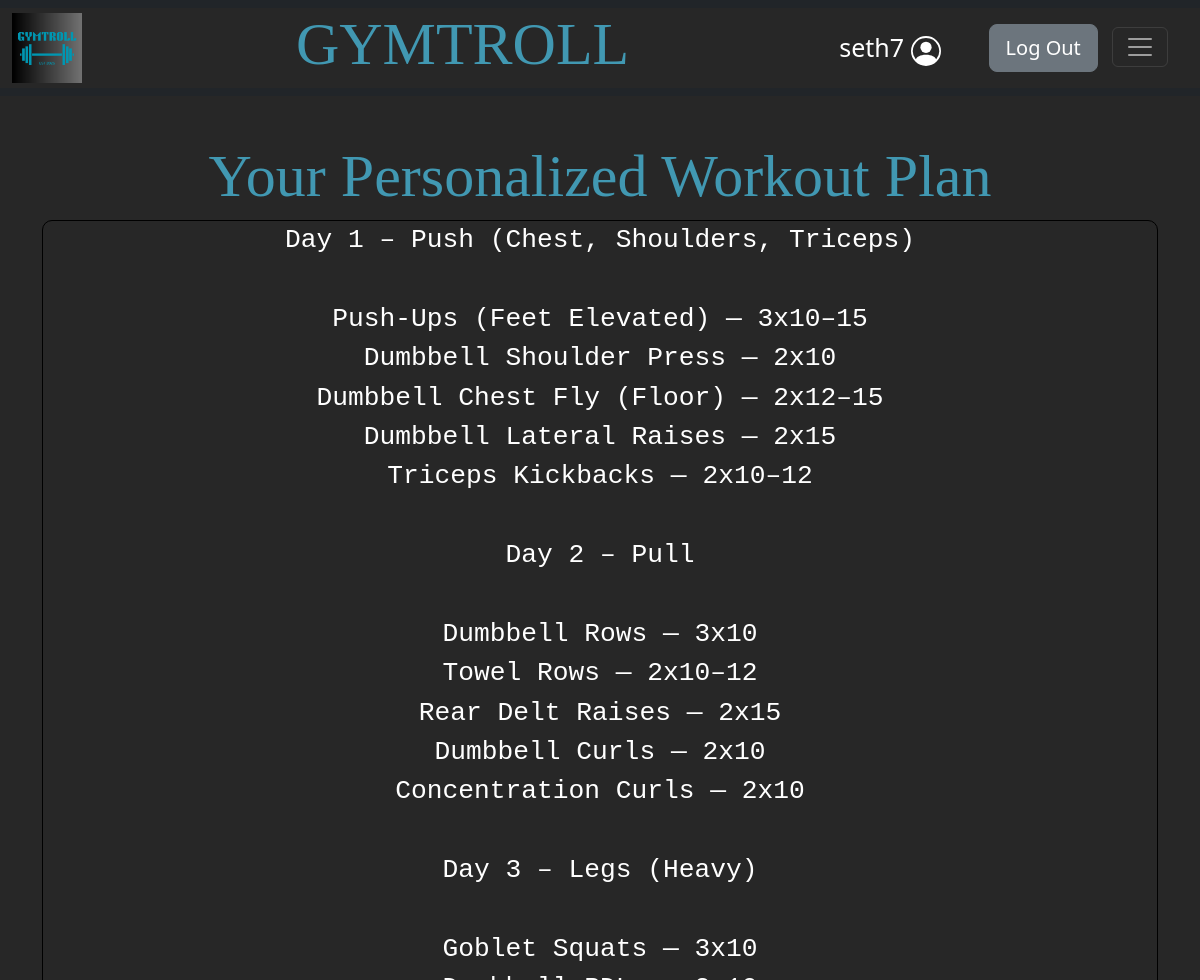
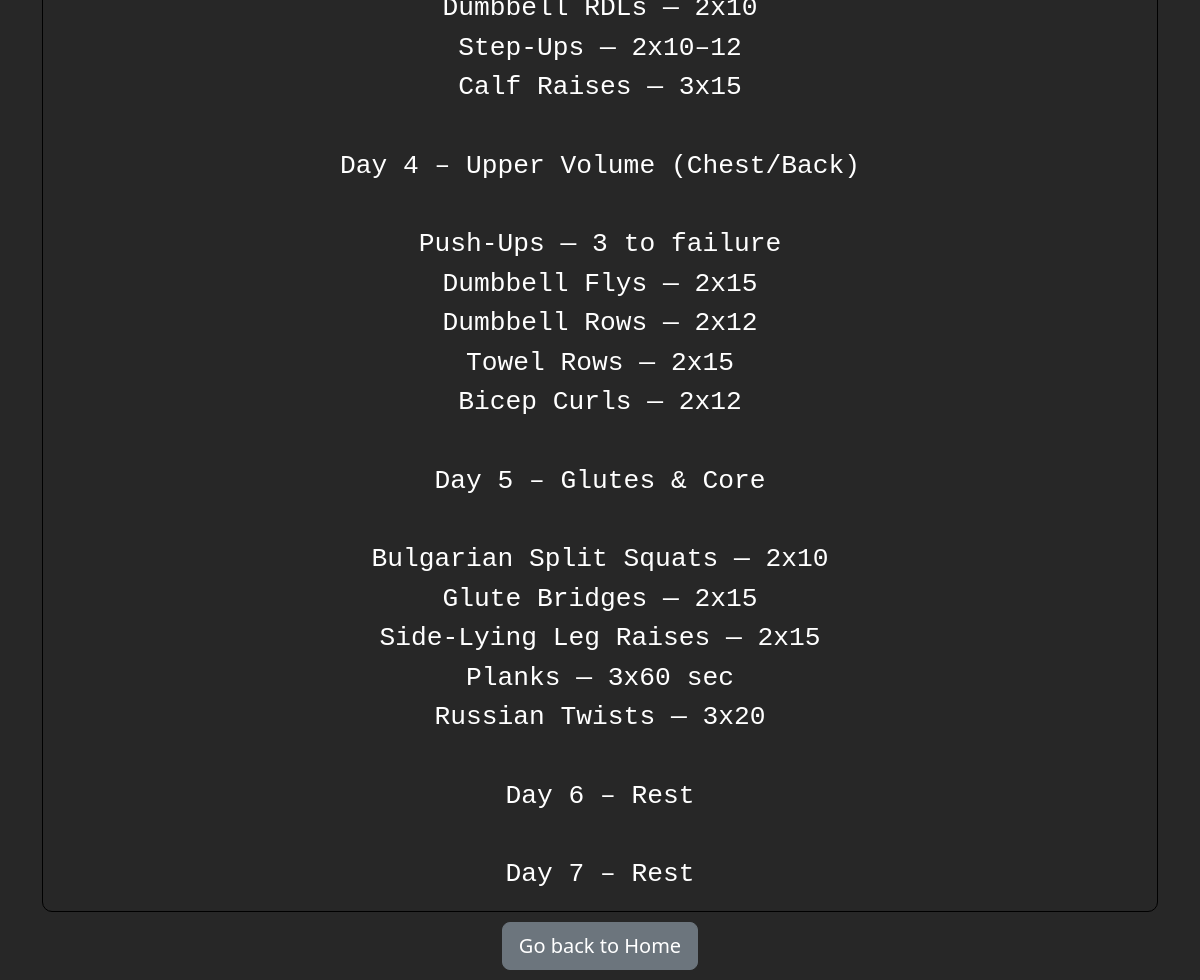
The page /final_plan (signed in) on the database its author committed (2 pictures, top to bottom).
### tables this page shows
CREATE TABLE "user_details" (`id` INTEGER NOT NULL PRIMARY KEY, `username` TEXT NOT NULL, `weight_kg` INTEGER NOT NULL, `desired_weight` INTEGER NOT NULL, `days_split` INTEGER NOT NULL, `goal` TEXT NOT NULL, `workout_type` TEXT NOT NULL, `last_workout_plan` TEXT, FOREIGN KEY (username) REFERENCES users (username));

### app.py (the view)
@app.route("/final_plan")
@login_required
def final_plan():
    connect = get_db_connection()
    cursor = connect.cursor()
    cursor.execute(
        "SELECT last_workout_plan FROM user_details WHERE username = ?",
        (session["username"],)
    )
    row = cursor.fetchone()
    workout_plan = row["last_workout_plan"] if row and row["last_workout_plan"] else None
    session["workout_plan"] = workout_plan
    return render_template("final_plan.html", workout_plan=workout_plan)

### app.py (called while the page is built)
def login_required(f):
    @wraps(f)
    def decorated_function(*args, **kwargs):
        if session.get("user_id") is None:
            return redirect('/login')
        return f(*args, **kwargs)
    return decorated_function

def get_db_connection():
    connection = sqlite3.connect("gymtroll.db")
    connection.row_factory = sqlite3.Row
    return connection

@app.after_request
def after_request(response):
    response.headers["Cache-Control"] = "no-cache, no-store, must-revalidate"
    response.headers["Expires"] = 0
    response.headers["Pragma"] = "no-cache"
    return response

### templates/final_plan.html (shortened to what this page needs)
{% extends "layout.html" %}
{% block main %}
<h1> Your Personalized Workout Plan</h1>
{% if workout_plan %}
<div style="color: white; font-size: 30px;" class="custom-container custom-plan fade-in" style="padding: 10px;">
    <pre>{{workout_plan}}</pre>
</div>
{% else %}
<div style="color: white; font-size: 30px;" class="custom-container custom-plan fade-in" style="padding: 10px;">
    <p>No workout plan available. Please create a new plan.</p>
</div>
{% endif %}
<div style="padding: 10px;">
    <button class="btn btn-secondary btn-lg" onclick="document.location='/'" type="button">Go back to Home</button>
</div>
{% endblock %}

### templates/layout.html (shortened to what this page needs)
<!DOCTYPE html>
<html lang="en">
<head>
    <link href="https://cdn.jsdelivr.net/npm/bootstrap@5.2.3/dist/css/bootstrap.min.css" rel="stylesheet">
    <link rel="stylesheet" href="/static/style.css">
</head>
<body>
    <header>
        <nav class="navbar navbar-dark bg-dark fixed-top" id="navbar">
            <div class="container-fluid" >
              <a class="navbar-brand" href="/"><img src="/static/GYMTROLL.png" alt="GYMTROLL" height="70px" width="70px"></a>
              <h1>GYMTROLL</h1>
              <div class="buttons">
                {% if session["user_id"] %}
                <div class="container-fluid">
                    <div class="row align-items-center">
                        <div class="col-auto">
                            <div class="navbar-brand custom-welcome">{{session["username"]}} </div>
                        </div>
                        <div class="col text-end">
                            <button class="btn btn-secondary btn-lg custom-button" onclick="document.location='/logout'" type="button">Log Out</button>
                            <button class="navbar-toggler" type="button" data-bs-toggle="offcanvas" data-bs-target="#offcanvasDarkNavbar" aria-controls="offcanvasDarkNavbar">
                                <span class="navbar-toggler-icon"></span>
                            </button>
                        </div>
                    </div>
                </div>
                {% endif %}
              </div>
            </div>
        </nav>
    </header>
    <main class="container text-center main-content">
        {% block main %}{% endblock %}
    </main>
</body>
</html>

### static/style.css (style rules this page uses)
body { background-color: #272727 }
h1 { color: #4198B2; font-size: 60px; font-family: "COPPERPLATE"; }
nav { background-color: #272727; }
.col { padding-left: 20px; padding-right: 20px; }
.container-fluid { background-color: #272727; }
.custom-button { margin-right: 10px; }
.custom-plan { background-color: #272727; border: 1px solid black; border-radius: 10px; color: #4198B2; }
.custom-welcome { font-size: 25px; }
.main-content { padding-top: 140px; }
#navbar { position: fixed; top: 0; width: 100%; transition: top 0.3s; z-index: 1000; }
.fade-in { opacity: 0; transform: translateY(20px); animation: fadeIn 1s ease-out forwards; }

### rows shown on the page
user_details: username "seth7", last_workout_plan "Day 1 – Push (Chest, Shoulders, Triceps) Push-Ups (Feet Elevated) — 3x10–15 Dumbbell Shoulder Press — 2x10 Dumbbell Chest Fly (Floor) — 2x12–15 Dumbbell Lateral Raises — 2x15 Triceps Kickbacks — 2x10–12 Day 2 – Pull Dumbbell Rows — 3x10 Towel Rows — 2x10–12 Rear Delt Raises — 2x15 Dumbbell Curls — 2x10 Concentration Curls — 2x10 Day 3 – Legs (Heavy) Goblet Squats — 3x10 Dumbbell RDLs — 2x10 Step-Ups — 2x10–12 Calf Raises — 3x15 Day 4 – Upper Volume (Chest/Back) Push-Ups — 3 to failure Dumbbell Flys — 2x15 Dumbbell Rows — 2x12 Towel Rows — 2x15 Bicep Curls — 2x12 Day 5 – Glutes & Core Bulgarian Split Squats — 2x10 Glute Bridges — 2x15 Side-Lying Leg Raises — 2x15 Planks — 3x60 sec Russian…"
